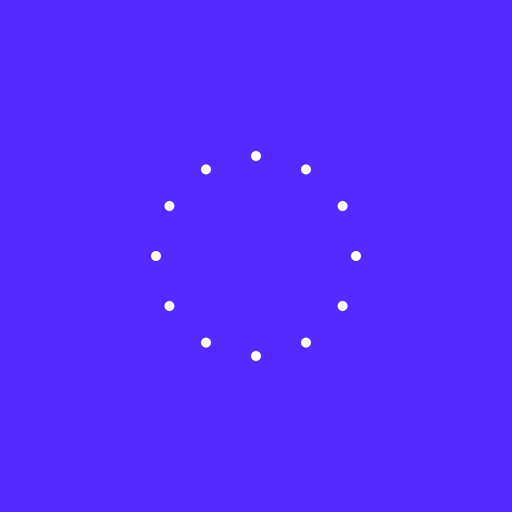
Frame 1 (no input)
Frame 60 (the mouse pressed at the canvas centre just before this capture): identical to frame 1, image omitted
Frame 120 (the mouse held since frame 60 and released just before this capture): identical to frame 1, image omitted

The Processing sketch that drew this single still picture (run headless with seeded random() and noise(); from frame 60 on, the mouse is pressed at the canvas centre):

// Processing sketch: sketch_11_vectors3
// ── sketch_11_vectors3.pde

void setup()
{
  size(512,512);  
}

void draw()
{
  background(85,  41,  255 );
  
  fill(255,255,255);
  noStroke();
  
  PVector centerScreen = new PVector(width/2,height/2);
  PVector radiusVector = new PVector(0,100); 
  
  float numOfSegments = 12;
  
  float rotationUnit = TWO_PI / numOfSegments;
  
  for(int i = 0; i< numOfSegments ; i = i+1 )
  {
    
    PVector newCoordinates = PVector.add(centerScreen,radiusVector);
   
    ellipse(newCoordinates.x,newCoordinates.y,10,10);
    
    radiusVector.rotate(rotationUnit);
    
  }

}
